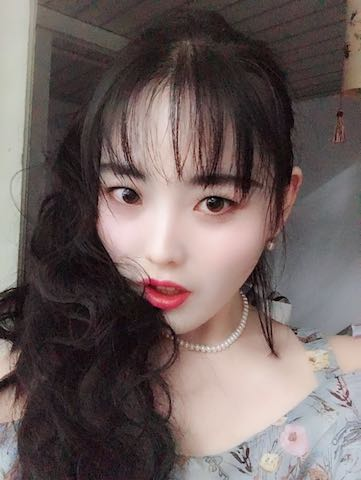
#> input picture chap4/c8.jpg, 361 x 480 px, found by its file name
$ python magic_mirror.py
#> lines starting #> are read from the running program, lines starting #| are printed output that depends on the picture
#> in main, img is the input picture: shape (480, 361, 3); mean B, G, R 95.5, 97.2, 110.6
import cv2
import math

# 4-3 哈哈镜的放大和缩小
def maxFrame(frame):
    height, width, n = frame.shape
#> height = 480; width = 361; n = 3
    center_x = height / 2
#> center_x = 240
    center_y = width / 2
#> center_y = 180.5
    radius = 400
    real_radius = int(radius / 2.0)
    new_data = frame.copy()
    #图像遍历
    for i in range(height):
        for j in range(width):
            tx = i - center_x
            ty = j - center_y
            distance = math.sqrt(tx * tx + ty * ty)
            if distance < radius * radius:
                newX = int(tx / 2.0 * distance / real_radius + center_x)
                newY = int(ty / 2.0 * distance / real_radius + center_y)
                if newX < height and newY < width:
                    new_data[i, j][0] = frame[newX, newY][0]
                    new_data[i, j][1] = frame[newX, newY][1]
                    new_data[i, j][2] = frame[newX, newY][2]
            else:
                new_data[i, j][0] = frame[i, j][0]
                new_data[i, j][1] = frame[i, j][1]
                new_data[i, j][2] = frame[i, j][2]
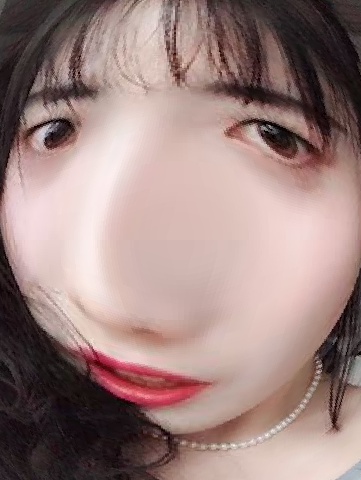
#> new_data: shape (480, 361, 3); mean B, G, R 128, 131.5, 157

    return new_data

def minFrame(frame):
    height, width, n = frame.shape
#> height = 480; width = 361; n = 3
    center_x = height / 2
#> center_x = 240
    center_y = width / 2
#> center_y = 180.5
    radius = 400
    real_radius = int(radius / 2.0)
    new_data = frame.copy()
    #图像遍历
    for i in range(height):
        for j in range(width):
            tx = i - center_x
            ty = j - center_y
            theta = math.atan2(ty, tx) #返回给定的X及Y坐标值的反正切值，结果是在-pi和pi之间。
            distance = math.sqrt(tx * tx + ty * ty)
            newR = math.sqrt(distance) * 12
            newX = int(math.cos(theta) * newR + center_x)
            newY = int(math.sin(theta) * newR + center_y)
            if newX < 0 or newX > height:
                newX = 0
            if newY < 0 or newY > width:
                newY = 0
            if newX < height and newY < width:
                new_data[i, j][0] = frame[newX, newY][0]
                new_data[i, j][1] = frame[newX, newY][1]
                new_data[i, j][2] = frame[newX, newY][2]
            else:
                new_data[i, j][0] = frame[i, j][0]
                new_data[i, j][1] = frame[i, j][1]
                new_data[i, j][2] = frame[i, j][2]
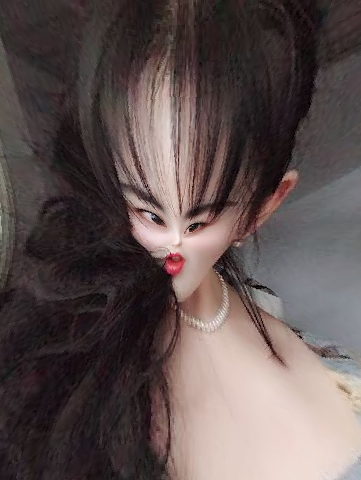
#> new_data: shape (480, 361, 3); mean B, G, R 80.6, 81.8, 94.9

    return new_data


def main():
    img = cv2.imread("..\c8.jpg")
    cv2.imshow("original", img)
    img2 = maxFrame(img) #哈哈镜放大效果
    cv2.imshow("enlarge", img2)
    img3 = minFrame(img) #哈哈镜缩小效果
    cv2.imshow("lessen", img3)
    cv2.waitKey(0)

if __name__ == '__main__':
    main()

$ run again, with chap4/c4.jpg copied over chap4/c8.jpg
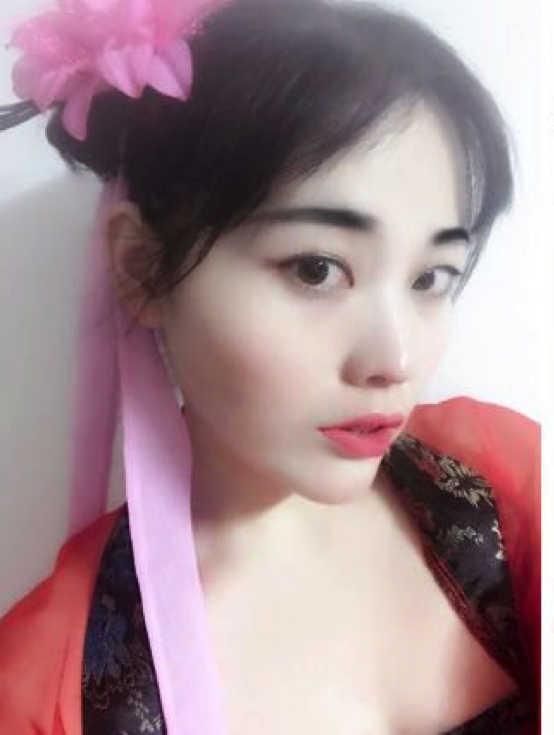
#> input picture chap4/c4.jpg, 554 x 735 px, found by its file name
#> in main, img is the input picture: shape (735, 554, 3); mean B, G, R 144.9, 139.4, 165.7
#> after the loop in maxFrame, `for i in range(height):`:
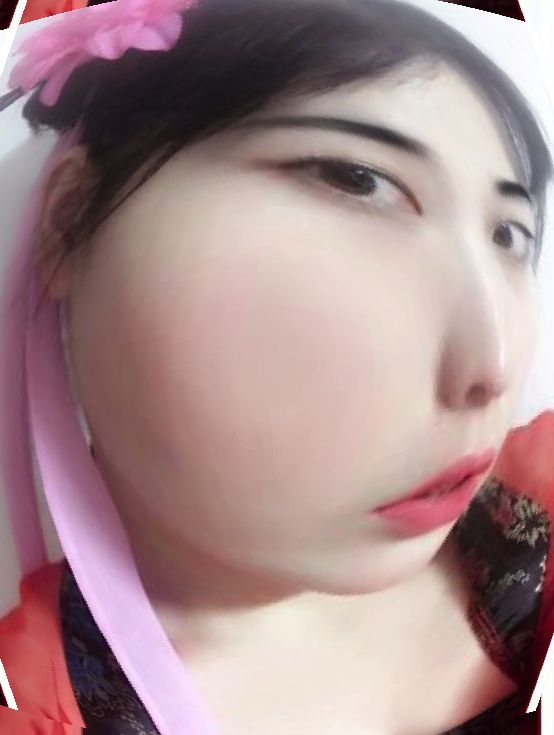
#> new_data: shape (735, 554, 3); mean B, G, R 140.7, 138.8, 167
#> after the loop in minFrame, `for i in range(height):`:
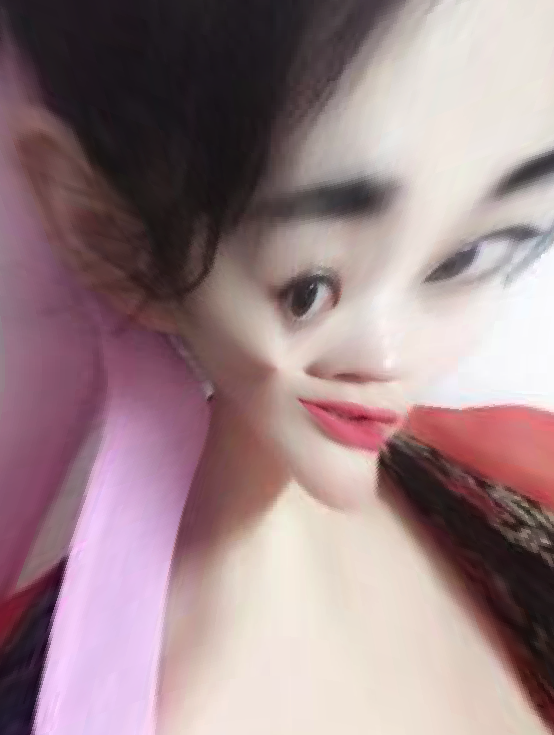
#> new_data: shape (735, 554, 3); mean B, G, R 136.2, 132.3, 156
